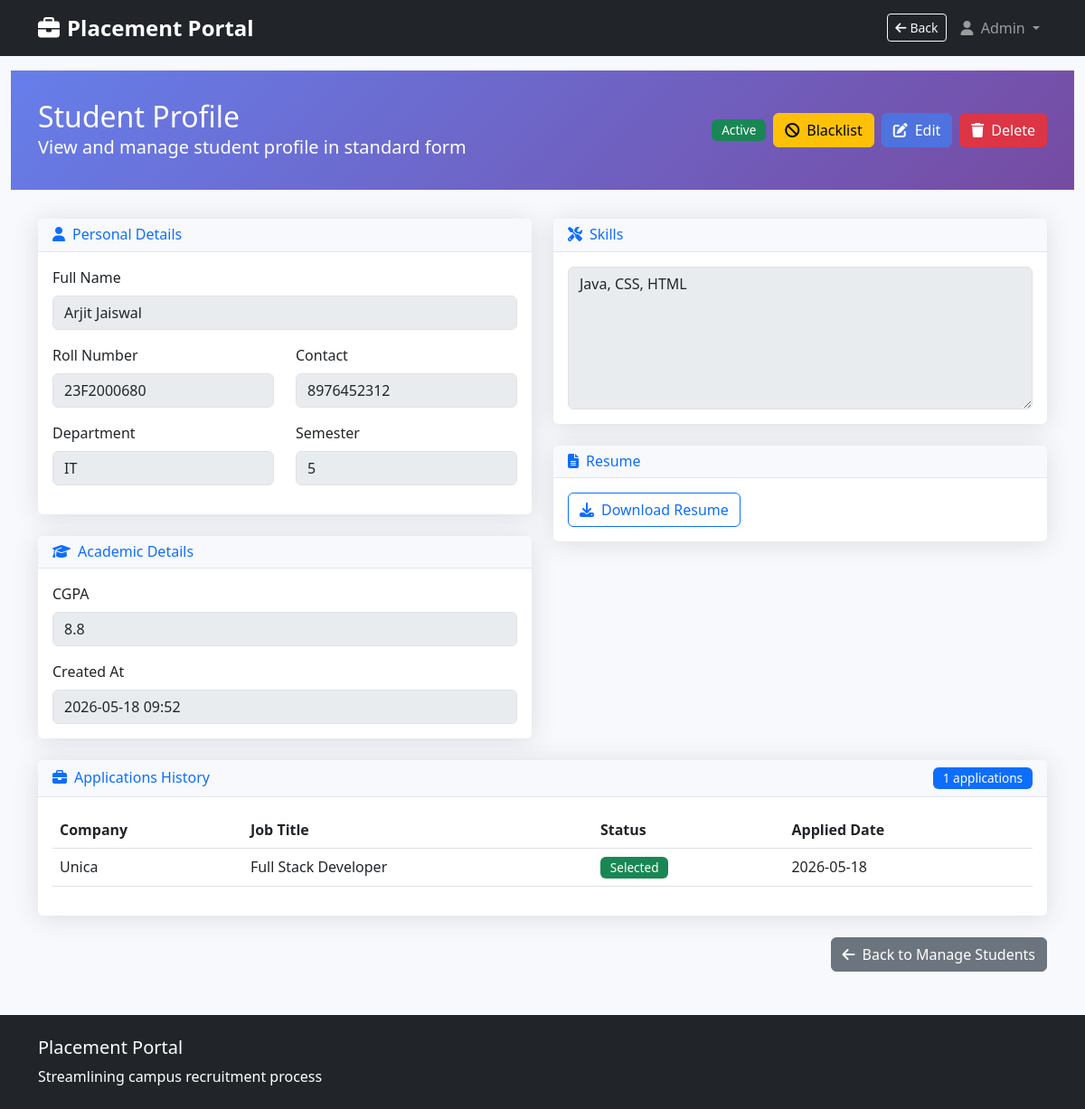
/admin/student/1 (signed in), run on the app's committed database.
### models.py (models this page shows, shortened)
class Student(db.Model):
    __tablename__ = 'students'
    id = db.Column(db.Integer, primary_key=True)
    user_id = db.Column(db.Integer, db.ForeignKey('users.id'), nullable=False, unique=True)
    full_name = db.Column(db.String(100), nullable=False)
    roll_number = db.Column(db.String(20), unique=True, nullable=False)
    contact = db.Column(db.String(20), nullable=False)
    department = db.Column(db.String(50), nullable=False)
    semester = db.Column(db.Integer, nullable=False)
    cgpa = db.Column(db.Float, nullable=False)
    skills = db.Column(db.Text)
    resume_path = db.Column(db.String(255))
    created_at = db.Column(db.DateTime, default=datetime.utcnow)
    user = db.relationship('User', backref=db.backref('student_profile', uselist=False))
    applications = db.relationship('Application', backref='student', lazy=True)

class Application(db.Model):
    __tablename__ = 'applications'
    id = db.Column(db.Integer, primary_key=True)
    student_id = db.Column(db.Integer, db.ForeignKey('students.id'), nullable=False)
    drive_id = db.Column(db.Integer, db.ForeignKey('placement_drives.id'), nullable=False)
    status = db.Column(db.String(20), default='applied')  # applied, shortlisted, selected, rejected
    drive_job_title = db.Column(db.String(200))
    drive_job_description = db.Column(db.Text)
    drive_location = db.Column(db.String(100))
    drive_salary_package = db.Column(db.String(50))
    drive_application_deadline = db.Column(db.Date)
    drive_eligibility_criteria = db.Column(db.String(50))
    interview_link = db.Column(db.String(500))
    interview_remarks = db.Column(db.Text)
    applied_date = db.Column(db.DateTime, default=datetime.utcnow)
    updated_at = db.Column(db.DateTime, onupdate=datetime.utcnow)
    __table_args__ = (db.UniqueConstraint('student_id', 'drive_id', name='_student_drive_uc'),)

class Company(db.Model):
    __tablename__ = 'companies'
    id = db.Column(db.Integer, primary_key=True)
    user_id = db.Column(db.Integer, db.ForeignKey('users.id'), nullable=False, unique=True)
    company_name = db.Column(db.String(200), nullable=False)
    hr_name = db.Column(db.String(100), nullable=False)
    hr_contact = db.Column(db.String(20), nullable=False)
    website = db.Column(db.String(200))
    address = db.Column(db.Text)
    description = db.Column(db.Text)
    is_approved = db.Column(db.Boolean, default=False)
    created_at = db.Column(db.DateTime, default=datetime.utcnow)
    user = db.relationship('User', backref=db.backref('company_profile', uselist=False))
    drives = db.relationship('PlacementDrive', backref='company', lazy=True)

class PlacementDrive(db.Model):
    __tablename__ = 'placement_drives'
    id = db.Column(db.Integer, primary_key=True)
    company_id = db.Column(db.Integer, db.ForeignKey('companies.id'), nullable=False)
    job_title = db.Column(db.String(200), nullable=False)
    job_description = db.Column(db.Text, nullable=False)
    eligibility_criteria = db.Column(db.String(50), nullable=False)  # Min CGPA
    location = db.Column(db.String(100))
    salary_package = db.Column(db.String(50))
    application_deadline = db.Column(db.Date, nullable=False)
    status = db.Column(db.String(20), default='pending')  # pending, approved, rejected, closed
    created_at = db.Column(db.DateTime, default=datetime.utcnow)
    applications = db.relationship('Application', backref='drive', lazy=True)

### app.py (the view)
@app.route('/admin/student/<int:student_id>')
@login_required
def admin_student_detail(student_id):
    if current_user.role != 'admin':
        flash('Access denied.', 'danger')
        return redirect(url_for('home'))
    student = Student.query.get_or_404(student_id)
    return render_template('admin/student_detail.html', student=student)

### app.py (called while the page is built)
@app.context_processor
def inject_current_time():
    now = datetime.utcnow()
    fallback_url = url_for('home')
    if current_user.is_authenticated:
        if current_user.role == 'admin':
            fallback_url = url_for('admin_dashboard')
        elif current_user.role == 'company':
            fallback_url = url_for('company_dashboard')
        elif current_user.role == 'student':
            fallback_url = url_for('student_dashboard')
    referrer = request.referrer
    safe_referrer = None
    if referrer and referrer.startswith(request.host_url) and referrer != request.url:
        safe_referrer = referrer
    return {
        'current_time': now,
        'current_date': now.date(),
        'back_url': safe_referrer or fallback_url,
        'show_back': current_user.is_authenticated,
    }

@login_manager.user_loader
def load_user(user_id):
    return db.session.get(User, int(user_id))

### models.py (called while the page is built)
    @property
    def is_active(self):
        return not self.is_blacklisted

### templates/admin/student_detail.html (shortened to what this page needs)
{% extends "base.html" %}
{% block content %}
<div class="container-fluid">
    <div class="dashboard-header">
        <div class="container">
            <div class="d-flex justify-content-between align-items-center">
                <div>
                    <h1 class="h2 mb-0">Student Profile</h1>
                    <p class="lead mb-0">View and manage student profile in standard form</p>
                </div>
                <div class="d-flex gap-2">
                    {% if student.user.is_blacklisted %}
                        <span class="badge bg-danger align-self-center">Blacklisted</span>
                        <a href="{{ url_for('unblacklist_student', student_id=student.id) }}" class="btn btn-success"
                           onclick="return confirm('Activate this student account?')">
                            <i class="fas fa-check me-2"></i>Activate
                        </a>
                    {% else %}
                        <span class="badge bg-success align-self-center">Active</span>
                        <a href="{{ url_for('blacklist_student', student_id=student.id) }}" class="btn btn-warning"
                           onclick="return confirm('Are you sure you want to blacklist this student?')">
                            <i class="fas fa-ban me-2"></i>Blacklist
                        </a>
                    {% endif %}
                    <a href="{{ url_for('admin_student_edit', student_id=student.id) }}" class="btn btn-primary">
                        <i class="fas fa-edit me-2"></i>Edit
                    </a>
                    <form method="POST" action="{{ url_for('admin_student_delete', student_id=student.id) }}" class="d-inline" onsubmit="return confirm('Are you sure you want to delete this student?');">
                        <button type="submit" class="btn btn-danger">
                            <i class="fas fa-trash me-2"></i>Delete
                        </button>
                    </form>
                </div>
            </div>
        </div>
    </div>
    <div class="container mt-4">
        <div class="row">
            <div class="col-lg-6">
                <div class="card mb-4">
                    <div class="card-header">
                        <h6 class="m-0 font-weight-bold text-primary">
                            <i class="fas fa-user me-2"></i>Personal Details
                        </h6>
                    </div>
                    <div class="card-body">
                        <div class="mb-3">
                            <label class="form-label">Full Name</label>
                            <input type="text" class="form-control" value="{{ student.full_name }}" disabled>
                        </div>
                        <div class="row">
                            <div class="col-md-6 mb-3">
                                <label class="form-label">Roll Number</label>
                                <input type="text" class="form-control" value="{{ student.roll_number }}" disabled>
                            </div>
                            <div class="col-md-6 mb-3">
                                <label class="form-label">Contact</label>
                                <input type="text" class="form-control" value="{{ student.contact }}" disabled>
                            </div>
                        </div>
                        <div class="row">
                            <div class="col-md-6 mb-3">
                                <label class="form-label">Department</label>
                                <input type="text" class="form-control" value="{{ student.department }}" disabled>
                            </div>
                            <div class="col-md-6 mb-3">
                                <label class="form-label">Semester</label>
                                <input type="text" class="form-control" value="{{ student.semester }}" disabled>
                            </div>
                        </div>
                    </div>
                </div>
                <div class="card mb-4">
                    <div class="card-header">
                        <h6 class="m-0 font-weight-bold text-primary">
                            <i class="fas fa-graduation-cap me-2"></i>Academic Details
                        </h6>
                    </div>
                    <div class="card-body">
                        <div class="mb-3">
                            <label class="form-label">CGPA</label>
                            <input type="text" class="form-control" value="{{ student.cgpa }}" disabled>
                        </div>
                        <div class="mb-0">
                            <label class="form-label">Created At</label>
                            <input type="text" class="form-control" value="{{ student.created_at.strftime('%Y-%m-%d %H:%M') if student.created_at else '' }}" disabled>
                        </div>
                    </div>
                </div>
            </div>
            <div class="col-lg-6">
                <div class="card mb-4">
                    <div class="card-header">
                        <h6 class="m-0 font-weight-bold text-primary">
                            <i class="fas fa-tools me-2"></i>Skills
                        </h6>
                    </div>
                    <div class="card-body">
                        <textarea class="form-control" rows="6" disabled>{{ student.skills or 'No skills listed' }}</textarea>
                    </div>
                </div>
                <div class="card mb-4">
                    <div class="card-header">
                        <h6 class="m-0 font-weight-bold text-primary">
                            <i class="fas fa-file-alt me-2"></i>Resume
                        </h6>
                    </div>
                    <div class="card-body">
                        {% if student.resume_path %}
                            <a href="{{ url_for('static', filename='uploads/' + student.resume_path) }}" target="_blank" class="btn btn-outline-primary">
                                <i class="fas fa-download me-2"></i>Download Resume
                            </a>
                        {% else %}
                            <p class="text-muted mb-0">No resume uploaded</p>
                        {% endif %}
                    </div>
                </div>
            </div>
        </div>
        <div class="card mb-4">
            <div class="card-header d-flex justify-content-between align-items-center">
                <h6 class="m-0 font-weight-bold text-primary">
                    <i class="fas fa-briefcase me-2"></i>Applications History
                </h6>
                <span class="badge bg-primary">{{ student.applications|length }} applications</span>
            </div>
            <div class="card-body">
                {% if student.applications %}
                    <div class="table-responsive">
                        <table class="table table-hover">
                            <thead>
                                <tr>
                                    <th>Company</th>
                                    <th>Job Title</th>
                                    <th>Status</th>
                                    <th>Applied Date</th>
                                </tr>
                            </thead>
                            <tbody>
                                {% for application in student.applications %}
                                    <tr>
                                        <td>{{ application.drive.company.company_name }}</td>
                                        <td>{{ application.drive.job_title }}</td>
                                        <td>
                                            {% if application.status == 'applied' %}
                                                <span class="badge bg-info">Applied</span>
                                            {% elif application.status == 'shortlisted' %}
                                                <span class="badge bg-warning">Shortlisted</span>
                                            {% elif application.status == 'selected' %}
                                                <span class="badge bg-success">Selected</span>
                                            {% else %}
                                                <span class="badge bg-danger">Rejected</span>
                                            {% endif %}
                                        </td>
                                        <td>{{ application.applied_date.strftime('%Y-%m-%d') if application.applied_date else '' }}</td>
                                    </tr>
                                {% endfor %}
                            </tbody>
                        </table>
                    </div>
                {% else %}
                    <p class="text-muted mb-0">No applications submitted yet.</p>
                {% endif %}
            </div>
        </div>
        <div class="d-flex justify-content-end">
            <a href="{{ url_for('admin_students') }}" class="btn btn-secondary">
                <i class="fas fa-arrow-left me-2"></i>Back to Manage Students
            </a>
        </div>
    </div>
</div>
{% endblock %}

### static/css/style.css (style rules this page uses)
:root { --primary: #4e73df; --secondary: #858796; --success: #1cc88a; --info: #36b9cc; --warning: #f6c23e; --danger: #e74a3b; --light: #f8f9fc; --dark: #5a5c69; }
body { font-family: 'Segoe UI', Tahoma, Geneva, Verdana, sans-serif; background-color: #f8f9fc; }
.card { border: none; border-radius: 0.35rem; box-shadow: 0 0.15rem 1.75rem 0 rgba(58, 59, 69, 0.15); margin-bottom: 1.5rem; }
.card-header { background-color: #f8f9fc; border-bottom: 1px solid #e3e6f0; }
.btn-primary { background-color: var(--primary); border-color: var(--primary); }
.table th { border-top: none; }
.badge { padding: 0.4em 0.8em; font-size: 0.85em; font-weight: 500; }
.dashboard-header { background: linear-gradient(135deg, #667eea 0%, #764ba2 100%); color: white; padding: 2rem 0; margin-bottom: 2rem; }

### data on the page
Student: full_name "Arjit Jaiswal", roll_number "23F2000680", contact "8976452312", department "IT", semester "5", cgpa "8.8", created_at "2026-05-18 09:52", skills "Java, CSS, HTML"
Application: drive.company.company_name "Unica", drive.job_title "Full Stack Developer", status "Selected", applied_date "2026-05-18"

### other printed values
{{ student.applications|length }} "1"
